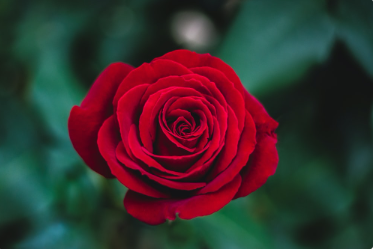
#> input picture 2023/Reconocimiento de imágenes de personas y objetos/Tema 2/3 Extracción de características-20230629/rosa.png, 373 x 249 px
$ python a3-2rosa.py
#> lines starting #> are read from the running program, lines starting #| are printed output that depends on the picture; after the words box and inside, x2 and y2 are one past the last pixel; in counts of white or black regions, pixels touching at a corner belong together
import cv2
import numpy as np

imagenBGR = cv2.imread('rosa.png')
#> imagenBGR is the input picture: shape (249, 373, 3); mean B, G, R 47.1, 47.9, 59.8
imagenRGB = cv2.cvtColor(imagenBGR, cv2.COLOR_BGR2RGB)
imagenHSV = cv2.cvtColor(imagenBGR, cv2.COLOR_BGR2HSV)
#> imagenHSV: shape (249, 373, 3); mean H, S, V 102.5, 154.5, 84.7

# SELECCIÓN DEL ROJO EN EL RANGO H:(0 - 10)
inferior1 = np.array([0, 100, 20])
superior1 = np.array([10, 255, 255])

# SELECCIÓN DEL ROJO EN EL RANGO H:(160 - 180)
inferior2 = np.array([160,100,20])
superior2 = np.array([179,255,255])

# MASCARAS DE SELECCIÓN
mascara1 = cv2.inRange(imagenHSV, inferior1, superior1)
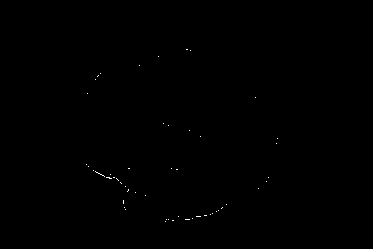
#> mascara1: shape (249, 373); 0.1% white in thin lines or dots, all inside (x1, y1, x2, y2) = (86, 49, 278, 222)
mascara2 = cv2.inRange(imagenHSV, inferior2, superior2)
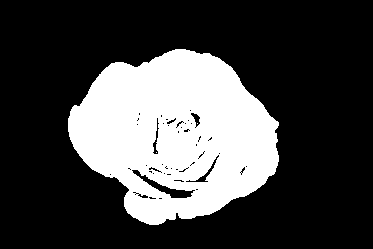
#> mascara2: shape (249, 373); 27.2% white; 3 white regions (2 under 20 px), largest, box (x1, y1, x2, y2) and area: (68, 49, 279, 225) 25284

mascara = mascara1 + mascara2
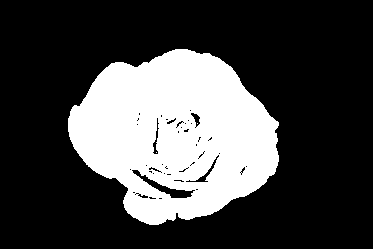
#> mascara: shape (249, 373); 27.3% white; 3 white regions (2 under 20 px), largest, box (x1, y1, x2, y2) and area: (68, 49, 279, 225) 25376

seleccion = cv2.bitwise_and(imagenRGB, imagenRGB, mask=mascara)
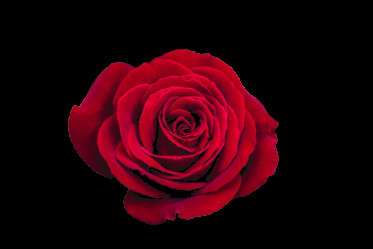
#> seleccion: shape (249, 373, 3); mean R, G, B 37.5, 0.9, 9

#> (the run stopped early here; a loop or call above may not have finished)
